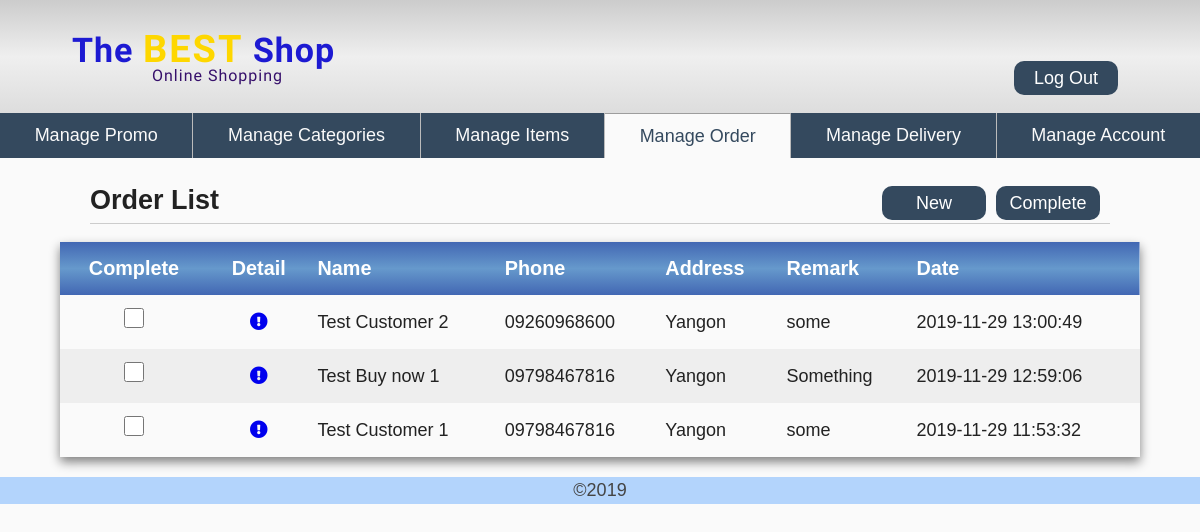
Page /pg_admin/order/ (signed in) on the committed database.
### tables this page shows
CREATE TABLE `orders` (
  `id` int(11) NOT NULL,
  `name` varchar(25) NOT NULL,
  `phone` varchar(20) NOT NULL,
  `address` text NOT NULL,
  `remark` text NOT NULL,
  `status` int(1) NOT NULL,
  `created_date` datetime NOT NULL,
  `modified_date` datetime NOT NULL
);

### pg_admin/confs/url.php (called while the page is built, shortened)
<?php
	$url = "http://localhost/tbs";
 ?>

### pg_admin/models/order.php (called while the page is built, shortened)
<?php
	function get_new_orders()
	{
		global $conn;
		return $conn->query("SELECT * FROM orders WHERE status = 0 ORDER BY created_date DESC");
	}
 ?>

### pg_admin/views/order/order_list.php (the view, shortened to what this page needs)
<header id="item-header">
	<h1>Order List</h1>
	<a href="<?php echo $url ?>/pg_admin/order/new_list" class="new">New</a>
	<a href="<?php echo $url ?>/pg_admin/order/completed_list" class="new">Complete</a>
</header>
<section>
  <table class="ky-account-table hk-table-width">
  	<thead>
			<tr>
			  <th class="ky-check-tr">Complete</th>
			  <th class="ky-check-tr">Detail</th>
			  <th>Name</th>
			  <th>Phone</th>
			  <th>Address</th>
			  <th>Remark</th>
			  <th>Date</th>
			</tr>
		</thead>
		<tbody>
			<?php foreach($data as $order):?>
			<tr>
			  <td class="ky-check-tr">
				<?php if($order['status'] == 1): ?>
					<input type="checkbox" class="hk-edit-status-js" data-id="<?php echo $order['id'] ?>" checked="checked">
				<?php else: ?>
					<input type="checkbox" class="hk-edit-status-js" data-id="<?php echo $order['id'] ?>">
				<?php endif; ?>
			  </td>
			  <td class="ky-check-tr">
					<a href="<?php echo $url ?>/pg_admin/order/order_detail/<?php echo $order['id'] ?>"><i class="fas fa-exclamation-circle"></i></a>
			  </td>
			  <td><?php echo $order['name'] ?></td>
			  <td><?php echo $order['phone'] ?></td>
			  <td><?php echo $order['address'] ?></td>
			  <td><?php echo $order['remark'] ?></td>
			  <td><?php echo $order['created_date'] ?></td>
			</tr>
			<?php endforeach; ?>
		</tbody>
  </table>
</section>

### pg_admin/css/style.css (style rules this page uses)
body { font-family: Arial, Helvetica, sans-serif; font-size: 18px; width: 100%; line-height: 1.5em; background: #fafafa; }
#item-header { margin: 0 5em 1em 5em; padding: 3px 0; border-bottom: 1px solid #ccc; display: flex; align-items: baseline; }
#item-header h1 { flex-grow: 1; font-weight: bold; font-size: 1.5em; }
.new { display: inline-block; margin-top: 25px; margin-right: 10px; text-decoration: none; width: 100px; height: 30px; text-align: center; line-height: 30px; padding: 2px; background-color: #34495e; color: #FFF; border-radius: 10px; }
.ky-account-table { border-collapse: collapse; margin-top: 10px; margin-right: auto; margin-left: auto; margin-bottom: 20px; width: 60%; box-shadow: 0 5px 10px gray; }
.ky-account-table th, td { padding: 8px; }
.ky-account-table th { text-align: left; font-weight: bold; font-size: 1.1em; color: #fff; }
.ky-account-table [type="checkbox"] { width: 20px; height: 20px; }
.ky-account-table .ky-check-tr { text-align: center; padding: 13px; }
.ky-account-table thead tr { background-image: linear-gradient(#4267B3, #6699CC, #4267B3) }
.ky-account-table tr:nth-child(even) { background-color: #EEEEEE }
.hk-table-width { width: 90%; }

### rows in the picture
orders: name "Test Customer 2", phone "09260968600", address "Yangon", remark "some", created_date "2019-11-29 13:00:49"
orders: name "Test Buy now 1", phone "09798467816", address "Yangon", remark "Something", created_date "2019-11-29 12:59:06"
orders: name "Test Customer 1", phone "09798467816", address "Yangon", remark "some", created_date "2019-11-29 11:53:32"
